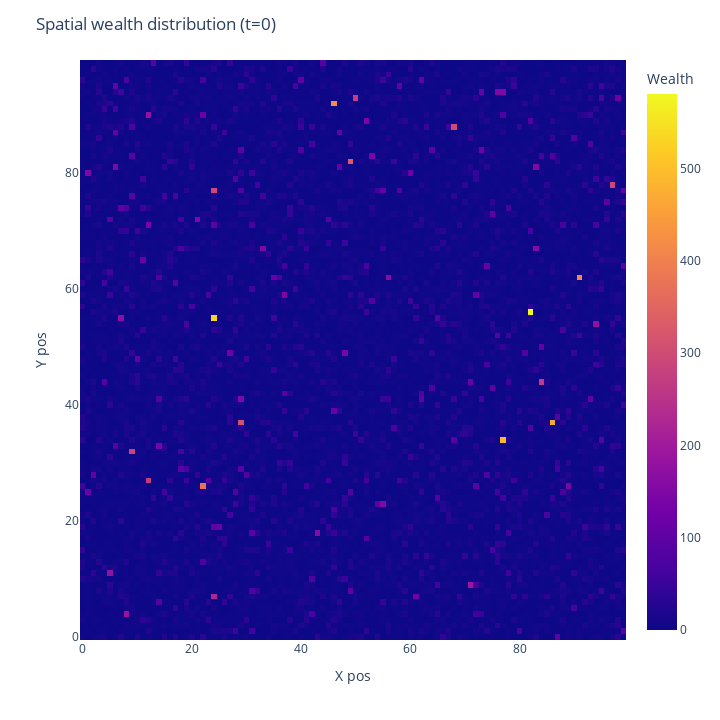

The cell this chart's notebook holds for it:
### Markdown cell above
# PART 2: Experiments
### - Experiment 1: Highly segregated / Large custers (example):

### Code cell
# Define model parameters
heigth, width = 100, 100
density = 0.9
fixed_areas_pc = 0.0
popilation_sizes = [0.8, 0.2]
homophily = 5
cluster_threshold = 4

# Create the model
model = Schelling(heigth, width, density, fixed_areas_pc, popilation_sizes, homophily, cluster_threshold)

# Plot starting type/wealth distribution
plot2D_modelTypes(model)
plot2D_modelWealth(model)

# Run the model
steps = 100
for i in range(steps):
    model.step()

### Figure 1 — Plotly figure (JSON) as saved in the notebook; plotly's stock layout.template omitted (floating-point values rounded to 4 significant figures; data arrays with more than 128 entries replaced by an {"elided": "..."} marker saying what was removed)
{"data": [{"coloraxis": "coloraxis", "histfunc": "sum", "hovertemplate": "x_pos=%{x}<br>y_pos=%{y}<br>sum of wealth=%{z}<extra></extra>", "name": "", "nbinsx": 100, "nbinsy": 100, "type": "histogram2d", "x": {"elided": "9027 int values"}, "xaxis": "x", "xbingroup": "x", "y": {"elided": "9027 int values"}, "yaxis": "y", "ybingroup": "y", "z": {"elided": "9027 float values"}}], "layout": {"coloraxis": {"colorbar": {"title": {"text": "Wealth"}}, "colorscale": [[0, "#0d0887"], [0.1111, "#46039f"], [0.2222, "#7201a8"], [0.3333, "#9c179e"], [0.4444, "#bd3786"], [0.5556, "#d8576b"], [0.6667, "#ed7953"], [0.7778, "#fb9f3a"], [0.8889, "#fdca26"], [1, "#f0f921"]]}, "height": 720, "legend": {"tracegroupgap": 0}, "margin": {"t": 60}, "title": {"text": "Spatial wealth distribution (t=0)"}, "width": 720, "xaxis": {"anchor": "y", "domain": [0, 1], "title": {"text": "X pos"}}, "yaxis": {"anchor": "x", "domain": [0, 1], "title": {"text": "Y pos"}}}}
